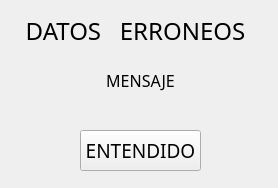
<?xml version="1.0" encoding="UTF-8"?>
<ui version="4.0">
 <class>Error</class>
 <widget class="QWidget" name="Error">
  <property name="geometry">
   <rect>
    <x>0</x>
    <y>0</y>
    <width>278</width>
    <height>188</height>
   </rect>
  </property>
  <property name="windowTitle">
   <string>Error</string>
  </property>
  <widget class="QPushButton" name="boton_entendido">
   <property name="geometry">
    <rect>
     <x>80</x>
     <y>130</y>
     <width>121</width>
     <height>41</height>
    </rect>
   </property>
   <property name="font">
    <font>
     <family>ArcadeClassic</family>
     <pointsize>14</pointsize>
    </font>
   </property>
   <property name="text">
    <string>ENTENDIDO</string>
   </property>
  </widget>
  <widget class="QLabel" name="label">
   <property name="geometry">
    <rect>
     <x>10</x>
     <y>20</y>
     <width>251</width>
     <height>21</height>
    </rect>
   </property>
   <property name="font">
    <font>
     <family>ArcadeClassic</family>
     <pointsize>18</pointsize>
    </font>
   </property>
   <property name="text">
    <string>DATOS   ERRONEOS</string>
   </property>
   <property name="alignment">
    <set>Qt::AlignCenter</set>
   </property>
  </widget>
  <widget class="QLabel" name="mensaje_error">
   <property name="geometry">
    <rect>
     <x>20</x>
     <y>60</y>
     <width>241</width>
     <height>41</height>
    </rect>
   </property>
   <property name="font">
    <font>
     <family>ArcadeClassic</family>
     <pointsize>12</pointsize>
    </font>
   </property>
   <property name="text">
    <string>MENSAJE</string>
   </property>
   <property name="alignment">
    <set>Qt::AlignCenter</set>
   </property>
  </widget>
 </widget>
 <resources/>
 <connections/>
</ui>
